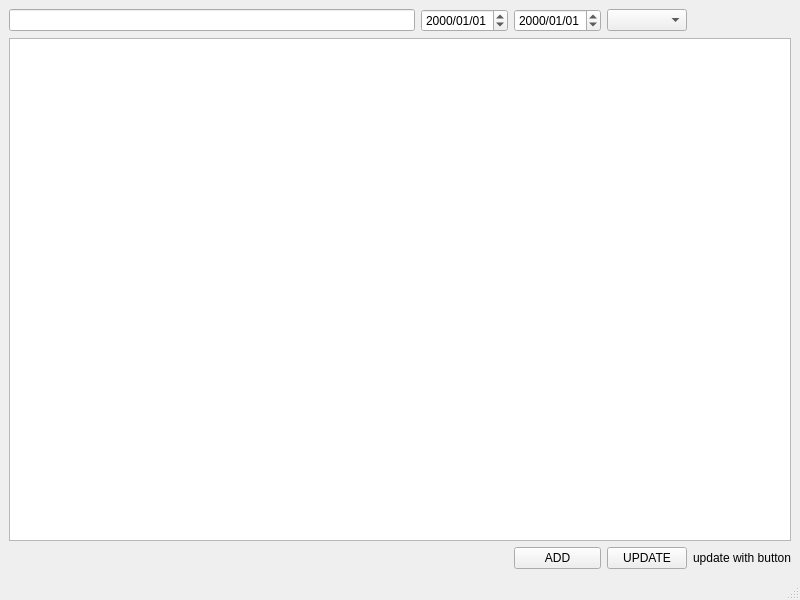
<?xml version="1.0" encoding="UTF-8"?>
<ui version="4.0">
 <class>MainWindow</class>
 <widget class="QMainWindow" name="MainWindow">
  <property name="geometry">
   <rect>
    <x>0</x>
    <y>0</y>
    <width>800</width>
    <height>600</height>
   </rect>
  </property>
  <property name="windowTitle">
   <string>MainWindow</string>
  </property>
  <widget class="QWidget" name="centralwidget">
   <layout class="QGridLayout" name="gridLayout">
    <item row="2" column="2">
     <widget class="QPushButton" name="pushButton">
      <property name="text">
       <string>ADD</string>
      </property>
     </widget>
    </item>
    <item row="0" column="3">
     <widget class="QComboBox" name="comboBox_Aircraft"/>
    </item>
    <item row="2" column="3">
     <widget class="QPushButton" name="pushButton_update">
      <property name="toolTip">
       <string>mettre à jour la colonne total</string>
      </property>
      <property name="whatsThis">
       <string>mettre à jour les heures</string>
      </property>
      <property name="text">
       <string>UPDATE</string>
      </property>
     </widget>
    </item>
    <item row="0" column="0">
     <widget class="QLineEdit" name="lineEdit_search"/>
    </item>
    <item row="2" column="4">
     <widget class="QLabel" name="label">
      <property name="toolTip">
       <string>update me</string>
      </property>
      <property name="styleSheet">
       <string notr="true">border-color: rgb(179, 179, 179);
border-top-color: rgb(252, 2, 128);</string>
      </property>
      <property name="text">
       <string>update with button</string>
      </property>
     </widget>
    </item>
    <item row="1" column="0" colspan="5">
     <widget class="QTableView" name="tableView"/>
    </item>
    <item row="0" column="1">
     <widget class="QDateEdit" name="dateEdit">
      <property name="displayFormat">
       <string>yyyy/MM/dd</string>
      </property>
     </widget>
    </item>
    <item row="0" column="2">
     <widget class="QDateEdit" name="dateEdit_2">
      <property name="displayFormat">
       <string>yyyy/MM/dd</string>
      </property>
     </widget>
    </item>
   </layout>
  </widget>
  <widget class="QMenuBar" name="menubar">
   <property name="geometry">
    <rect>
     <x>0</x>
     <y>0</y>
     <width>800</width>
     <height>18</height>
    </rect>
   </property>
  </widget>
  <widget class="QStatusBar" name="statusbar"/>
 </widget>
 <resources/>
 <connections/>
</ui>
